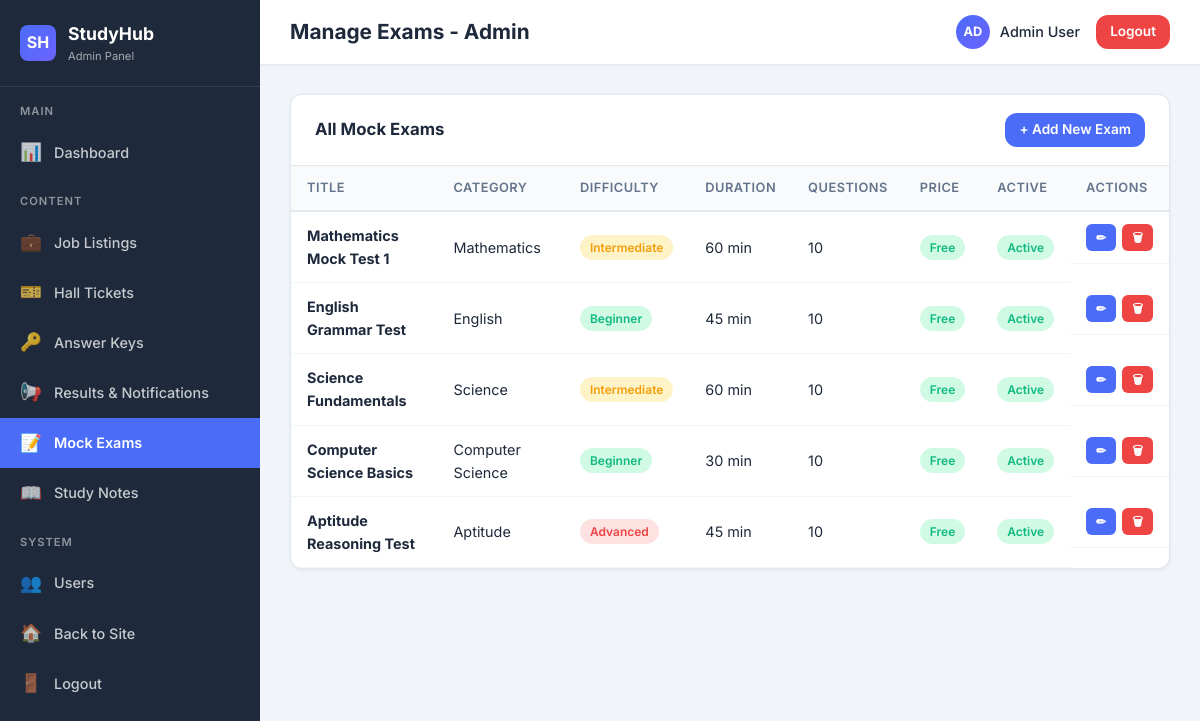
/admin/exams.php (signed in), run on the app's committed database.
### tables this page shows
CREATE TABLE users (
    id INT AUTO_INCREMENT PRIMARY KEY,
    username VARCHAR(50) NOT NULL UNIQUE,
    email VARCHAR(100) NOT NULL UNIQUE,
    password VARCHAR(255) NOT NULL,
    full_name VARCHAR(100),
    avatar VARCHAR(255) DEFAULT 'default.png',
    bio TEXT,
    education VARCHAR(255),
    role ENUM('user', 'admin') DEFAULT 'user',
    created_at TIMESTAMP DEFAULT CURRENT_TIMESTAMP,
    updated_at TIMESTAMP DEFAULT CURRENT_TIMESTAMP ON UPDATE CURRENT_TIMESTAMP
);

CREATE TABLE exams (
    id INT AUTO_INCREMENT PRIMARY KEY,
    title VARCHAR(200) NOT NULL,
    description TEXT,
    category_id INT,
    duration_minutes INT NOT NULL DEFAULT 60,
    total_questions INT NOT NULL DEFAULT 0,
    passing_score INT DEFAULT 40,
    difficulty ENUM('beginner', 'intermediate', 'advanced') DEFAULT 'intermediate',
    is_free TINYINT(1) DEFAULT 1,
    price DECIMAL(10,2) DEFAULT 0.00,
    image VARCHAR(255),
    is_active TINYINT(1) DEFAULT 1,
    created_at TIMESTAMP DEFAULT CURRENT_TIMESTAMP,
    FOREIGN KEY (category_id) REFERENCES categories(id) ON DELETE SET NULL
);

CREATE TABLE categories (
    id INT AUTO_INCREMENT PRIMARY KEY,
    name VARCHAR(100) NOT NULL,
    slug VARCHAR(100) NOT NULL UNIQUE,
    icon VARCHAR(50) DEFAULT 'folder',
    description TEXT,
    type ENUM('exam', 'note', 'job') DEFAULT 'note'
);

### admin/exams.php (the view, shortened to what the rows shown need)
<?php
$page_title = 'Manage Exams';
include 'includes/header.php';
$categories = $conn->query("SELECT id, name FROM categories WHERE type = 'exam' ORDER BY name");
$action = $_GET['action'] ?? 'list';
$edit_id = intval($_GET['id'] ?? 0);
$exams = $conn->query("SELECT e.*, c.name as cat_name FROM exams e LEFT JOIN categories c ON e.category_id = c.id ORDER BY e.created_at DESC");
$edit_exam = $edit_id ? $conn->query("SELECT * FROM exams WHERE id=$edit_id")->fetch_assoc() : null;
?>
<?php if ($action == 'add' || $edit_exam): ?>
    <a href="exams.php" class="back-link">← Back to Exams</a>
    <div class="admin-card">
        <div class="admin-card-header"><h3><?php echo $edit_exam ? 'Edit Exam' : 'Add New Exam'; ?></h3></div>
        <div class="admin-card-body">
            <form method="POST" class="admin-form">
                <?php if ($edit_exam): ?><input type="hidden" name="exam_id" value="<?php echo $edit_exam['id']; ?>"><?php endif; ?>
                <div class="form-group">
                    <label class="form-label">Exam Title</label>
                    <input type="text" name="title" class="form-input" required value="<?php echo htmlspecialchars($edit_exam['title'] ?? ''); ?>">
                </div>
                <div class="form-row">
                    <div class="form-group">
                        <label class="form-label">Category</label>
                        <select name="category_id" class="form-select" required>
                            <?php $categories->data_seek(0); while ($c = $categories->fetch_assoc()): ?>
                                <option value="<?php echo $c['id']; ?>" <?php echo ($edit_exam['category_id'] ?? 0) == $c['id'] ? 'selected' : ''; ?>><?php echo htmlspecialchars($c['name']); ?></option>
                            <?php endwhile; ?>
                        </select>
                    </div>
                    <div class="form-group">
                        <label class="form-label">Difficulty</label>
                        <select name="difficulty" class="form-select" required>
                            <?php foreach (['beginner','intermediate','advanced'] as $d): ?>
                                <option value="<?php echo $d; ?>" <?php echo ($edit_exam['difficulty'] ?? '') == $d ? 'selected' : ''; ?>><?php echo ucfirst($d); ?></option>
                            <?php endforeach; ?>
                        </select>
                    </div>
                </div>
                <div class="form-group">
                    <label class="form-label">Description</label>
                    <textarea name="description" class="form-textarea"><?php echo htmlspecialchars($edit_exam['description'] ?? ''); ?></textarea>
                </div>
                <div class="form-row">
                    <div class="form-group">
                        <label class="form-label">Duration (minutes)</label>
                        <input type="number" name="duration_minutes" class="form-input" required value="<?php echo $edit_exam['duration_minutes'] ?? 60; ?>">
                    </div>
                    <div class="form-group">
                        <label class="form-label">Total Questions</label>
                        <input type="number" name="total_questions" class="form-input" required value="<?php echo $edit_exam['total_questions'] ?? 10; ?>">
                    </div>
                    <div class="form-group">
                        <label class="form-label">Passing Score (%)</label>
                        <input type="number" name="passing_score" class="form-input" required value="<?php echo $edit_exam['passing_score'] ?? 40; ?>">
                    </div>
                </div>
                <div class="form-row">
                    <div class="form-group">
                        <label class="form-label">Pricing</label>
                        <div style="display:flex;gap:12px;align-items:center;">
                            <label style="display:flex;align-items:center;gap:6px;"><input type="checkbox" name="is_free" value="1" id="examIsFree" <?php echo ($edit_exam['is_free'] ?? 1) ? 'checked' : ''; ?> onchange="document.getElementById('examPriceRow').style.display=this.checked?'none':'flex';"> Free</label>
                        </div>
                    </div>
                    <div class="form-group" id="examPriceRow" style="display:<?php echo (isset($edit_exam) && !$edit_exam['is_free']) ? 'flex' : 'none'; ?>;">
                        <label class="form-label">Price (₹)</label>
                        <input type="number" name="price" class="form-input" step="0.01" min="0" value="<?php echo $edit_exam['price'] ?? 0; ?>">
                    </div>
                </div>
                <?php if ($edit_exam): ?>
                    <div class="form-group">
                        <label class="form-check-label">
                            <input type="checkbox" name="is_active" value="1" <?php echo $edit_exam['is_active'] ? 'checked' : ''; ?>> Active
                        </label>
                    </div>
                <?php endif; ?>
                <button type="submit" name="<?php echo $edit_exam ? 'edit_exam' : 'add_exam'; ?>" class="btn btn-primary"><?php echo $edit_exam ? 'Update Exam' : 'Add Exam'; ?></button>
            </form>
        </div>
    </div>
    <?php if ($edit_exam):
        $questions = $conn->query("SELECT * FROM questions WHERE exam_id = {$edit_exam['id']} ORDER BY id");
    ?>
    <div class="admin-card" style="margin-top:24px;">
        <div class="admin-card-header">
            <h3>Questions (<?php echo $questions->num_rows; ?> / <?php echo $edit_exam['total_questions']; ?>)</h3>
        </div>
        <?php if ($questions->num_rows > 0): ?>
        <div class="admin-card-body" style="padding:0;">
            <table class="admin-table">
                <thead><tr><th style="width:40px;">#</th><th>Question</th><th style="width:80px;">A</th><th style="width:80px;">B</th><th style="width:80px;">C</th><th style="width:80px;">D</th><th style="width:60px;">✓</th><th style="width:70px;">Marks</th><th style="width:80px;">Actions</th></tr></thead>
                <tbody>
                    <?php $qn = 1; while ($q = $questions->fetch_assoc()): ?>
                    <tr>
                        <td><?php echo $qn++; ?></td>
                        <td><?php echo htmlspecialchars(substr($q['question_text'], 0, 60)); ?></td>
                        <td style="font-size:0.8rem;"><?php echo htmlspecialchars(substr($q['option_a'], 0, 15)); ?></td>
                        <td style="font-size:0.8rem;"><?php echo htmlspecialchars(substr($q['option_b'], 0, 15)); ?></td>
                        <td style="font-size:0.8rem;"><?php echo htmlspecialchars(substr($q['option_c'], 0, 15)); ?></td>
                        <td style="font-size:0.8rem;"><?php echo htmlspecialchars(substr($q['option_d'], 0, 15)); ?></td>
                        <td><span class="admin-badge" style="background:var(--success-light);color:var(--success);font-weight:700;"><?php echo $q['correct_option']; ?></span></td>
                        <td><?php echo $q['marks']; ?></td>
                        <td><a href="exams.php?del_q=<?php echo $q['id']; ?>&id=<?php echo $edit_exam['id']; ?>" class="btn btn-sm btn-danger btn-xs" onclick="return confirm('Delete this question?')">🗑</a></td>
                    </tr>
                    <?php endwhile; ?>
                </tbody>
            </table>
        </div>
        <?php endif; ?>
        <div class="admin-card-body" style="border-top:2px solid var(--primary);background:#f8faff;">
            <h4 style="margin-bottom:16px;color:var(--primary);">➕ Add New Question</h4>
            <form method="POST" class="admin-form">
                <input type="hidden" name="exam_id" value="<?php echo $edit_exam['id']; ?>">
                <div class="form-group">
                    <label class="form-label">Question Text</label>
                    <input type="text" name="question_text" class="form-input" required placeholder="Enter the question...">
                </div>
                <div class="form-row">
                    <div class="form-group">
                        <label class="form-label">Option A</label>
                        <input type="text" name="option_a" class="form-input" required placeholder="Option A">
                    </div>
                    <div class="form-group">
                        <label class="form-label">Option B</label>
                        <input type="text" name="option_b" class="form-input" required placeholder="Option B">
                    </div>
                </div>
                <div class="form-row">
                    <div class="form-group">
                        <label class="form-label">Option C</label>
                        <input type="text" name="option_c" class="form-input" required placeholder="Option C">
                    </div>
                    <div class="form-group">
                        <label class="form-label">Option D</label>
                        <input type="text" name="option_d" class="form-input" required placeholder="Option D">
                    </div>
                </div>
                <div class="form-row">
                    <div class="form-group">
                        <label class="form-label">Correct Option</label>
                        <select name="correct_option" class="form-select" required>
                            <option value="">-- Select --</option>
                            <option value="A">A</option>
                            <option value="B">B</option>
                            <option value="C">C</option>
                            <option value="D">D</option>
                        </select>
                    </div>
                    <div class="form-group">
                        <label class="form-label">Marks</label>
                        <input type="number" name="marks" class="form-input" value="1" min="1">
                    </div>
                </div>
                <div class="form-group">
                    <label class="form-label">Explanation (optional)</label>
                    <textarea name="explanation" class="form-textarea" placeholder="Explain why this answer is correct..."></textarea>
                </div>
                <button type="submit" name="add_question" class="btn btn-primary">➕ Add Question</button>
            </form>
        </div>
    </div>
    <?php endif; ?>
<?php else: ?>
    <div class="admin-card">
        <div class="admin-card-body" style="padding:0;">
            <table class="admin-table">
                <thead><tr><th>Title</th><th>Category</th><th>Difficulty</th><th>Duration</th><th>Questions</th><th>Price</th><th>Active</th><th>Actions</th></tr></thead>
                <tbody>
                    <?php while ($e = $exams->fetch_assoc()): ?>
                    <tr>
                        <td><strong><?php echo htmlspecialchars($e['title']); ?></strong></td>
                        <td><?php echo htmlspecialchars($e['cat_name'] ?? '-'); ?></td>
                        <td><span class="admin-badge" style="background:<?php echo $e['difficulty']=='beginner'?'var(--success-light)':($e['difficulty']=='intermediate'?'var(--warning-light)':'var(--danger-light)'); ?>;color:<?php echo $e['difficulty']=='beginner'?'var(--success)':($e['difficulty']=='intermediate'?'var(--warning)':'var(--danger)'); ?>;"><?php echo ucfirst($e['difficulty']); ?></span></td>
                        <td><?php echo $e['duration_minutes']; ?> min</td>
                        <td><?php echo $e['total_questions']; ?></td>
                        <td><?php echo $e['is_free'] ? '<span class="admin-badge" style="background:var(--success-light);color:var(--success);">Free</span>' : '₹'.number_format($e['price'],0); ?></td>
                        <td><span class="admin-badge" style="background:<?php echo $e['is_active']?'var(--success-light)':'var(--danger-light)'; ?>;color:<?php echo $e['is_active']?'var(--success)':'var(--danger)'; ?>;"><?php echo $e['is_active']?'Active':'Inactive'; ?></span></td>
                        <td class="actions">
                            <a href="exams.php?id=<?php echo $e['id']; ?>" class="btn btn-sm btn-primary btn-xs">✏</a>
                            <a href="exams.php?del=<?php echo $e['id']; ?>" class="btn btn-sm btn-danger btn-xs" onclick="return confirm('Delete this exam and all its questions?')">🗑</a>
                        </td>
                    </tr>
                    <?php endwhile; ?>
                </tbody>
            </table>
        </div>
    </div>
<?php endif; ?>
<?php include 'includes/footer.php'; ?>

### admin/includes/header.php (shortened to what the rows shown need)
<?php
require_once dirname(__DIR__, 2) . '/config/database.php';
$admin_user = getUser($conn, $_SESSION['user_id']);
$page_title = isset($page_title) ? $page_title . ' - Admin' : 'Admin Panel';
?><!DOCTYPE html>
<html lang="en">
<head>
    <link rel="stylesheet" href="<?php echo SITE_URL; ?>/css/style.css">
    <link rel="stylesheet" href="css/admin.css">
</head>
<body>
<div class="admin-wrapper">
    <div class="admin-main">
        <div class="admin-topbar">
            <div style="display:flex;align-items:center;gap:12px;">
                <h2><?php echo $page_title ?? 'Dashboard'; ?></h2>
            </div>
            <div class="admin-topbar-right">
                <span class="admin-user">
                    <span class="admin-avatar"><?php echo strtoupper(substr($admin_user['full_name'] ?: $admin_user['username'], 0, 2)); ?></span>
                    <?php echo htmlspecialchars($admin_user['full_name'] ?: $admin_user['username']); ?>
                </span>
                <a href="<?php echo SITE_URL; ?>/auth/logout.php" class="btn btn-sm" style="background:var(--danger);color:white;">Logout</a>
            </div>
        </div>
        <div class="admin-content">

### data on the page
users: full_name "AD", full_name "Admin User"
exams: title "Mathematics Mock Test 1", category.name "Mathematics", difficulty "Intermediate", duration_minutes "60", total_questions "10", is_free "Free", is_active "Active"
exams: title "English Grammar Test", category.name "English", difficulty "Beginner", duration_minutes "45", total_questions "10", is_free "Free", is_active "Active"
exams: title "Science Fundamentals", category.name "Science", difficulty "Intermediate", duration_minutes "60", total_questions "10", is_free "Free", is_active "Active"
exams: title "Computer Science Basics", category.name "Computer Science", difficulty "Beginner", duration_minutes "30", total_questions "10", is_free "Free", is_active "Active"
exams: title "Aptitude Reasoning Test", category.name "Aptitude", difficulty "Advanced", duration_minutes "45", total_questions "10", is_free "Free", is_active "Active"

### other printed values
$page_title "Manage Exams - Admin"
